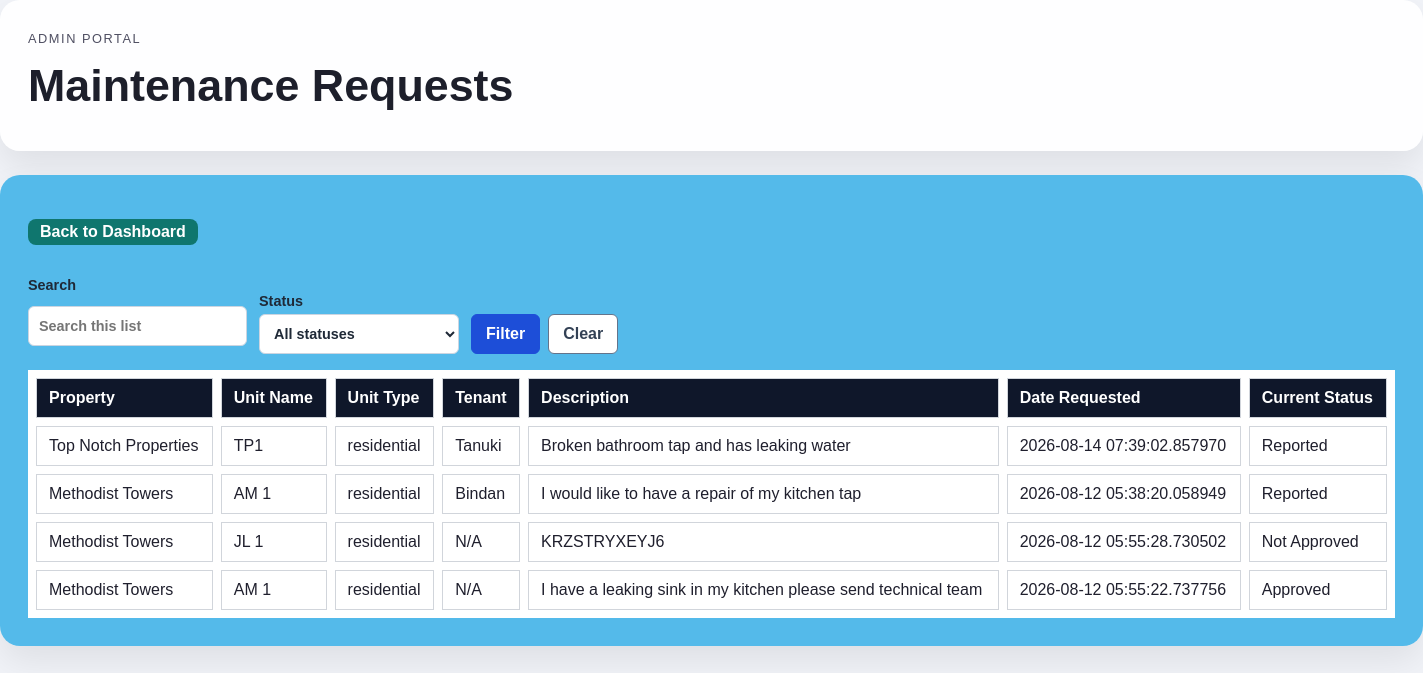
The page /admin/maintenance.php (signed in) on the database its author committed.
### tables this page shows
CREATE TABLE `maintenance` (
  `request_id` int(11) NOT NULL,
  `unit_id` int(11) NOT NULL,
  `tenant_id` int(11) NOT NULL,
  `description` varchar(255) NOT NULL,
  `status` enum('Reported','Received','Under Review','Completed','Approved','Not Approved') NOT NULL,
  `priority` enum('High','Low','Medium','Urgent/Emergency') NOT NULL,
  `date` timestamp(6) NOT NULL DEFAULT current_timestamp(6) ON UPDATE current_timestamp(6)
);

CREATE TABLE `property` (
  `property_id` int(20) NOT NULL,
  `property_name` varchar(255) NOT NULL,
  `property_type` enum('Residential','Apartments','BNB''s','Commercial','Mixed Use') NOT NULL,
  `numberofblocks` int(20) NOT NULL,
  `location` varchar(20) DEFAULT NULL,
  `status` enum('Assigned','Unassigned','','') NOT NULL DEFAULT 'Unassigned'
);

CREATE TABLE `units` (
  `unit_id` int(20) NOT NULL,
  `block_id` int(20) DEFAULT NULL,
  `unit_name` varchar(255) NOT NULL,
  `unit_type` enum('residential','commercial','offices','') NOT NULL,
  `unit_deposit` decimal(8,2) NOT NULL,
  `office_size` enum('1900 sq ft','4800 sq ft','10000 sq ft','') DEFAULT NULL,
  `number_of_rooms` int(20) DEFAULT NULL,
  `commercial_size` enum('160 sq ft','650 sq ft','2700 sq ft','9000 sq ft') DEFAULT NULL,
  `charge_per_sqft` decimal(8,2) DEFAULT NULL,
  `monthly_rent` decimal(8,2) NOT NULL,
  `status` enum('available','occupied','maintenance','') NOT NULL
);

CREATE TABLE `tenants` (
  `tenant_id` int(11) NOT NULL,
  `unit_id` int(11) NOT NULL,
  `username` varchar(20) NOT NULL,
  `name` varchar(25) NOT NULL,
  `national_id` varchar(20) NOT NULL,
  `phone_number` varchar(15) NOT NULL,
  `email` varchar(50) DEFAULT NULL,
  `movingin_date` datetime NOT NULL,
  `status` enum('active','inactive','not found') NOT NULL
);

### admin/maintenance.php (the view, shortened to what this page needs)
<?php
$database = new Database();
$db = $database->getConnection();
try {
    $query = "SELECT
                m.request_id,
                m.description,
                m.date,
                m.status,
                m.priority,
                t.name AS tenant_name,
                u.unit_type AS unit_type,
                u.unit_name AS unit_name,
                p.property_name
              FROM maintenance m
              LEFT JOIN tenants t ON m.tenant_id = t.tenant_id
              LEFT JOIN units u ON COALESCE(m.unit_id, t.unit_id) = u.unit_id
              LEFT JOIN blocks b ON u.block_id = b.block_id
              LEFT JOIN property p ON b.property_id = p.property_id
              ORDER BY m.request_id DESC";
    $stmt = $db->prepare($query);
    $stmt->execute();
    $requests = $stmt->fetchAll(PDO::FETCH_ASSOC);
} catch (PDOException $e) {
    $errorMessage = "Error fetching requests: " . $e->getMessage();
    $requests = [];
}
?>
<!DOCTYPE html>
<html lang="en">
<head>
    <link rel="stylesheet" href="../style.css">
</head>
<body class="dashboard-page">
        <main class="main-content">
            <section class="welcome-card">
                <div>
                    <p class="eyebrow">Admin Portal</p>
                    <h1 class="heading">Maintenance Requests</h1>
                </div>
            </section>
            <section class="action-card">
                <div class="page-actions mb-3">
                    <a href="admindashboard.php" class="btn-primary">Back to Dashboard</a>
                </div>
                <?php if (empty($requests)): ?>
                    <p>No maintenance requests have been submitted yet.</p>
                <?php else: ?>
                    <div style="overflow-x:auto;">
                        <table class="tenant-table table table-striped">
                            <thead>
                                <tr>
                                    <th>Property</th>
                                    <th>Unit Name</th>
                                    <th>Unit Type</th>
                                    <th>Tenant</th>
                                    <th>Description</th>
                                    <th>Date Requested</th>
                                    <th>Current Status</th>
                                </tr>
                            </thead>
                            <tbody>
                                <?php foreach ($requests as $request): ?>
                                    <tr>
                                        <td><?php echo htmlspecialchars($request['property_name'] ?? 'N/A'); ?></td>
                                        <td><?php echo htmlspecialchars($request['unit_name'] ?? 'N/A'); ?></td>
                                        <td><?php echo htmlspecialchars($request['unit_type'] ?? 'N/A'); ?></td>
                                        <td><?php echo htmlspecialchars($request['tenant_name'] ?? 'N/A'); ?></td>
                                        <td><?php echo htmlspecialchars($request['description'] ?? ''); ?></td>
                                        <td><?php echo htmlspecialchars($request['date'] ?? ''); ?></td>
                                        <td>
                                            <span class="status-badge <?php echo strtolower(str_replace(' ', '-', $request['status'] ?? '')); ?>">
                                                <?php echo htmlspecialchars($request['status'] ?? 'Pending'); ?>
                                            </span>
                                        </td>
                                    </tr>
                                <?php endforeach; ?>
                            </tbody>
                        </table>
                    </div>
                <?php endif; ?>
            </section>
        </main>
</body>
</html>

### style.css (style rules this page uses)
body { font-family: Arial, sans-serif; margin: 0; min-height: 100vh; color: #1f1f2d; background: #f1f3f8; }
.dashboard-page { display: block; justify-content: normal; align-items: normal; padding: 0; min-height: 100vh; background-color: #f1f3f8; background-image: url('background1.png'); background-repeat: no-repeat; background-size: cover; background-position: center; }
.main-content { display: grid; gap: 24px; }
.welcome-card, .widget-panel { background: rgba(255, 255, 255, 0.96); border-radius: 20px; box-shadow: 0 16px 35px rgba(0, 0, 0, 0.08); padding: 28px; }
.action-card { background: rgba(79, 185, 234, 0.96); border-radius: 20px; box-shadow: 0 16px 35px rgba(0, 0, 0, 0.08); padding: 28px; }
.welcome-card { display: flex; justify-content: space-between; gap: 24px; align-items: center; }
.eyebrow { margin: 0 0 10px; font-size: 0.8rem; letter-spacing: 0.12em; color: #7a2e8f; text-transform: uppercase; }
.welcome-card h1 { margin: 0 0 12px; font-size: 2.8rem; color: #1d1f2b; }
.welcome-card p { max-width: 560px; line-height: 1.7; color: #4f4f62; }
.btn-primary { display: inline-block; padding: 12px 20px; background: #5a046b; color: #fff; border-radius: 999px; text-decoration: none; font-weight: 600; margin-top: 16px; }
.tenant-table { width: 100%; border-collapse: separate; border-spacing: 8px; margin-top: 16px; }
.tenant-table th, .tenant-table td { padding: 10px 12px; background: #fff; border: 1px solid #d1d5db; white-space: nowrap; }
.tenant-table th { background: #0f172a; color: #fff; }
body { font-family: Arial, sans-serif; background: #f5f7fb; padding: 20px; }
.page-actions { margin-bottom: 16px; }
.btn-primary { display: inline-block; background: #0f766e; color: #ffffff; padding: 4px 12px; border-radius: 8px; text-decoration: none; font-weight: 600; }
table { width: 100%; border-collapse: collapse; background: #fff; }
th, td { padding: 12px; border: 1px solid #e5e7eb; text-align: left; vertical-align: top; word-break: break-word; }
th { background: #f8fafc; font-weight: 600; }

### rows shown on the page
maintenance: property.property_name "Top Notch Properties", unit.unit_name "TP1", unit.unit_type "residential", tenant.name "Tanuki", description "Broken bathroom tap and has leaking water", date "2026-08-14 07:39:02.857970", status "Reported"
maintenance: property.property_name "Methodist Towers", unit.unit_name "AM 1", unit.unit_type "residential", tenant.name "Bindan", description "I would like to have a repair of my kitchen tap", date "2026-08-12 05:38:20.058949", status "Reported"
maintenance: property.property_name "Methodist Towers", unit.unit_name "JL 1", unit.unit_type "residential", tenant_name "N/A", description "KRZSTRYXEYJ6", date "2026-08-12 05:55:28.730502", status "Not Approved"
maintenance: property.property_name "Methodist Towers", unit.unit_name "AM 1", unit.unit_type "residential", tenant_name "N/A", description "I have a leaking sink in my kitchen please send technical team", date "2026-08-12 05:55:22.737756", status "Approved"
